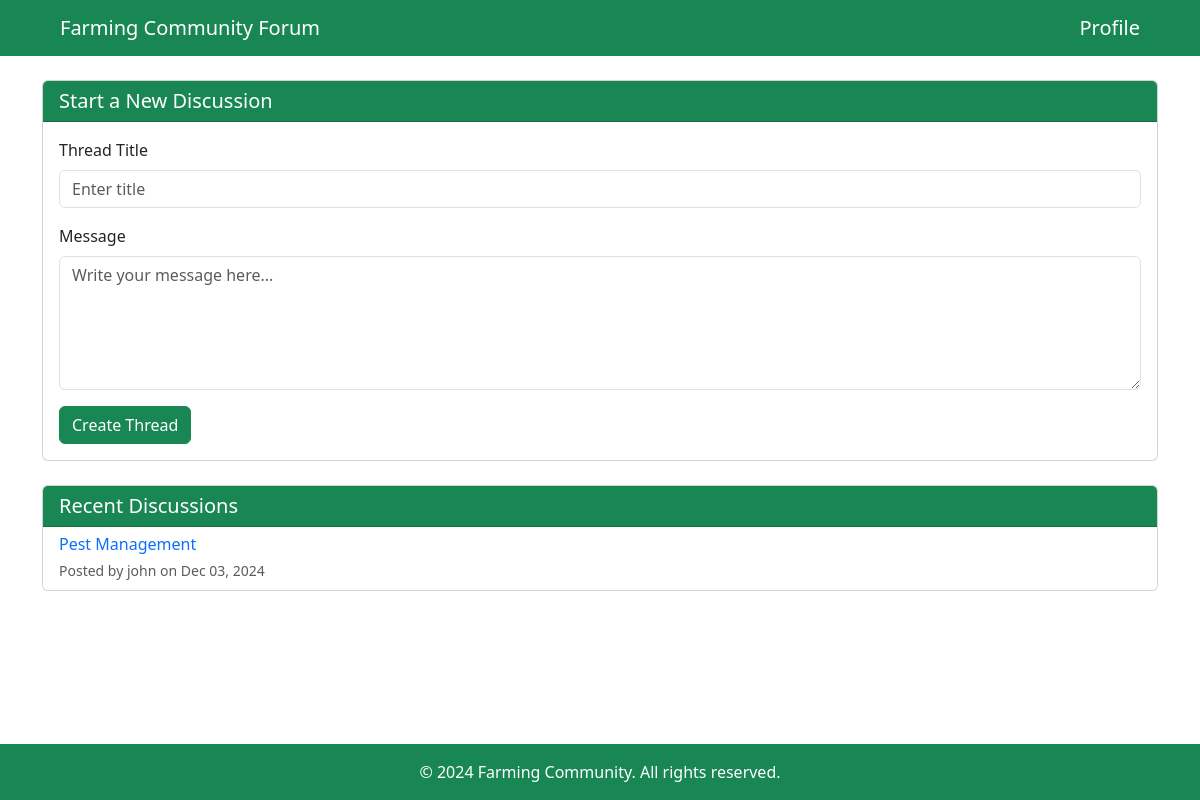
The page /php/Forum/community.php (signed in) on the database its author committed.
### tables this page shows
CREATE TABLE `questions` (
  `question_id` int(11) NOT NULL,
  `user_id` int(11) NOT NULL,
  `title` varchar(255) NOT NULL,
  `body` text NOT NULL,
  `created_at` datetime DEFAULT current_timestamp(),
  `updated_at` datetime DEFAULT NULL
);

CREATE TABLE `users` (
  `user_id` int(11) NOT NULL,
  `name` varchar(100) NOT NULL,
  `username` varchar(100) NOT NULL,
  `password` varchar(255) NOT NULL,
  `role` enum('student','admin','agriculturist') NOT NULL,
  `date_created` timestamp NOT NULL DEFAULT current_timestamp(),
  `status` varchar(10) DEFAULT 'active'
);

### php/Forum/community.php (the view, shortened to what this page needs)
<?php
  include "../connection.php";
  $sql = "SELECT q.question_id, q.title, q.body, q.created_at, u.username
          FROM questions q
          JOIN users u ON q.user_id = u.user_id
          ORDER BY q.created_at DESC
          LIMIT 10";
  $result = $conn->query($sql);
?>
<!DOCTYPE html>
<html lang="en">
<head>
  <link href="https://cdn.jsdelivr.net/npm/bootstrap@5.3.1/dist/css/bootstrap.min.css" rel="stylesheet">
</head>
<body>
  <nav class="navbar navbar-expand-lg navbar-dark bg-success">
    <div class="container-fluid">
      <a class="navbar-brand ms-5" href="#">Farming Community Forum</a>
      <?php
        if ($_SESSION['role'] == 'student') {
            echo '<a class="navbar-brand me-5" href="../userpage.php">Profile</a>';
        } elseif ($_SESSION['role'] == 'agriculturist') {
            echo '<a class="navbar-brand me-5" href="../Admin/agriculturistpage.php">Profile</a>';
        } else {
            echo '<a class="navbar-brand me-5" href="../login.php">Profile</a>';
        }
      ?>
    </div>
  </nav>
  <main class="container my-4">
    <div class="card mb-4">
      <div class="card-header bg-success text-white">
        <h5 class="mb-0">Start a New Discussion</h5>
      </div>
      <div class="card-body">
        <form method="POST" action="addquestion.php">
          <div class="mb-3">
              <label for="threadTitle" class="form-label">Thread Title</label>
              <input type="text" id="threadTitle" name="title" class="form-control" placeholder="Enter title" required>
          </div>
          <div class="mb-3">
              <label for="threadMessage" class="form-label">Message</label>
              <textarea id="threadMessage" name="body" class="form-control" rows="5" placeholder="Write your message here..." required></textarea>
          </div>
          <button type="submit" class="btn btn-success">Create Thread</button>
        </form>
      </div>
    </div>
    <div class="card">
      <div class="card-header bg-success text-white">
          <h5 class="mb-0">Recent Discussions</h5>
      </div>
      <ul class="list-group list-group-flush">
          <?php if ($result->num_rows > 0): ?>
              <?php while ($row = $result->fetch_assoc()): ?>
                  <li class="list-group-item d-flex justify-content-between align-items-center">
                      <div>
                          <h6 class="mb-1">
                              <a href="thread.php?id=<?= $row['question_id'] ?>" class="text-decoration-none">
                                  <?= htmlspecialchars($row['title']) ?>
                              </a>
                          </h6>
                          <small class="text-muted">
                              Posted by <?= htmlspecialchars($row['username']) ?> on <?= date('M d, Y', strtotime($row['created_at'])) ?>
                          </small>
                      </div>
                  </li>
              <?php endwhile; ?>
          <?php else: ?>
              <li class="list-group-item">
                  <p class="mb-0 text-muted">No questions yet. Start the first discussion!</p>
              </li>
          <?php endif; ?>
      </ul>
  </div>
  </main>
  <footer class="bg-success text-center text-white py-3 mt-auto">
    <p class="mb-0">&copy; 2024 Farming Community. All rights reserved.</p>
  </footer>
</body>
</html>

### php/Forum/community.php (style rules this page uses)
body, html { height: 100%; display: flex; flex-direction: column; }
main { flex: 1; }

### rows shown on the page
questions: title "Pest Management", user.username "john", created_at "Dec 03, 2024"
